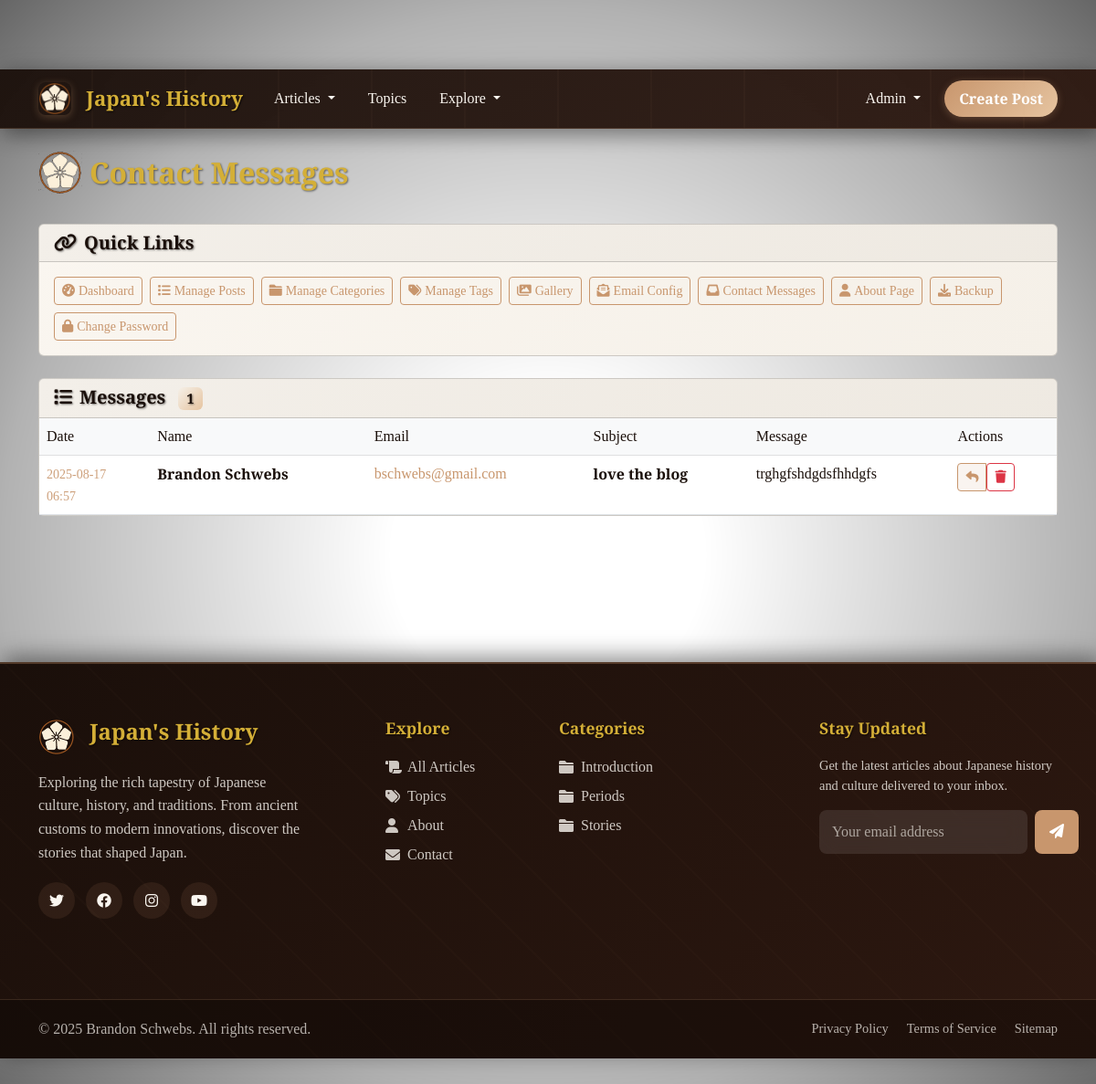
The page /admin/contact-messages (signed in) on the database as committed earlier.
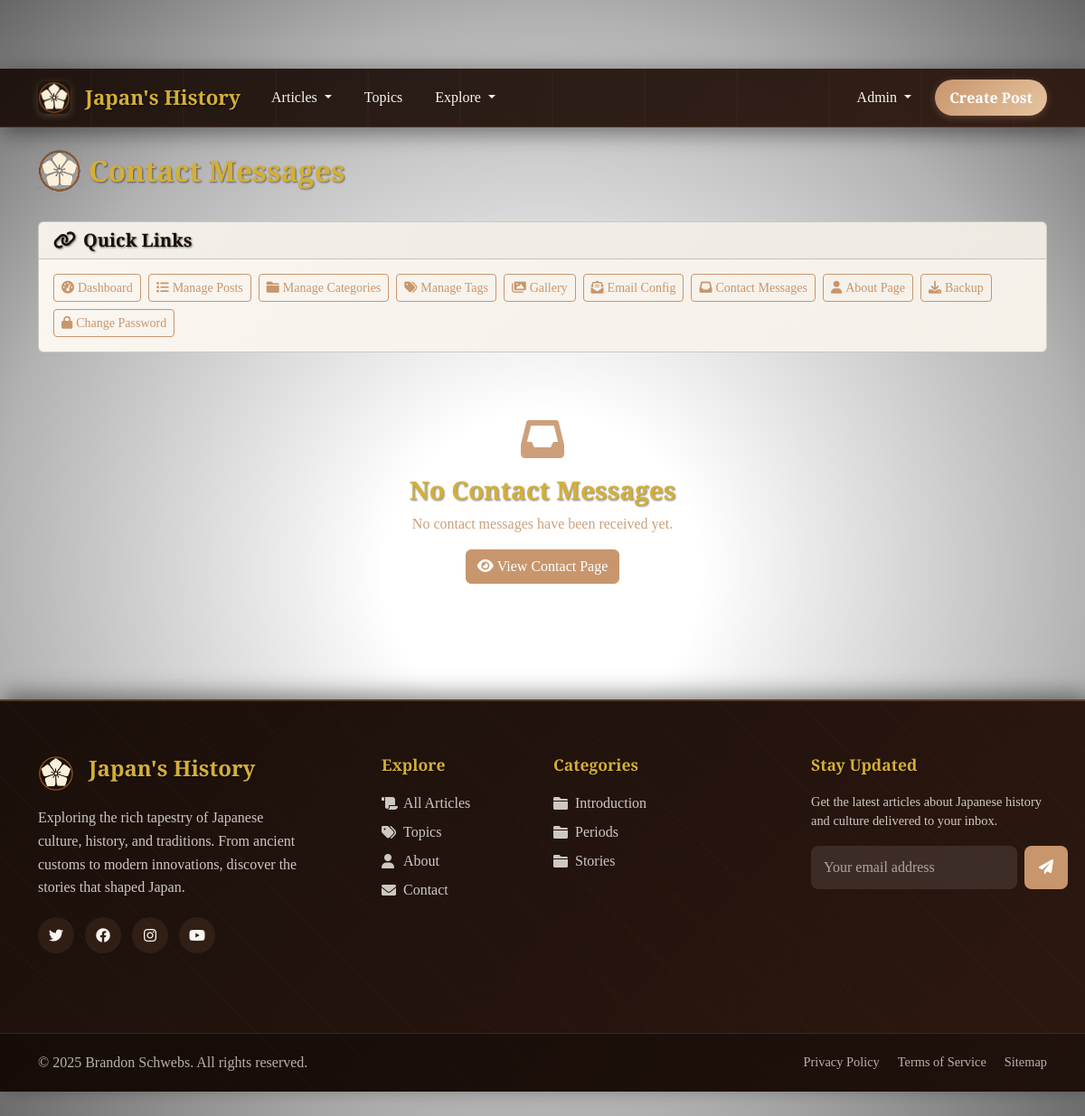
The same page on the database as committed later.
### tables this page shows
CREATE TABLE contact_messages (
                id INTEGER PRIMARY KEY AUTOINCREMENT,
                name TEXT NOT NULL,
                email TEXT NOT NULL,
                subject TEXT NOT NULL,
                message TEXT NOT NULL,
                created_at TIMESTAMP DEFAULT CURRENT_TIMESTAMP
            );

CREATE TABLE categories (
                id INTEGER PRIMARY KEY AUTOINCREMENT,
                name TEXT UNIQUE NOT NULL,
                slug TEXT UNIQUE NOT NULL,
                description TEXT,
                created_at TIMESTAMP DEFAULT CURRENT_TIMESTAMP
            );

### routes/admin.py (the view)
@admin.route('/admin/contact-messages')
@admin_required
def admin_contact_messages():
    messages = ContactModel.get_all_messages()
    delete_form = DeleteForm()
    return render_template('admin/contact_messages.html', messages=messages, delete_form=delete_form)

### forms.py
class DeleteForm(FlaskForm):
    submit = SubmitField('Delete')

class SearchForm(FlaskForm):
    query = StringField('Search', validators=[Length(max=200)], render_kw={"placeholder": "Search posts..."})
    submit = SubmitField('Search')

### models.py (called while the page is built)
def get_db():
    db = getattr(g, '_database', None)
    if db is None:
        db = g._database = sqlite3.connect(current_app.config['DATABASE'])
        db.row_factory = sqlite3.Row
    return db

    @staticmethod
    def get_introduction_post():
        db = get_db()
        return db.execute('''
            SELECT p.* FROM posts p
            JOIN categories c ON p.category_id = c.id
            WHERE c.slug = 'introduction'
            LIMIT 1
        ''').fetchone()

    @staticmethod
    def get_all_categories():
        db = get_db()
        return db.execute('''
            SELECT c.*, COUNT(p.id) as post_count
            FROM categories c
            LEFT JOIN posts p ON c.id = p.category_id
            GROUP BY c.id
            ORDER BY c.name
        ''').fetchall()

    @staticmethod
    def get_all_messages():
        db = get_db()
        return db.execute('SELECT * FROM contact_messages ORDER BY created_at DESC').fetchall()

### templates/admin/contact_messages.html (shortened to what the changed rows need)
{% extends "base.html" %}
{% block content %}
<div class="d-flex justify-content-between align-items-center mb-4">
    <h1 class="d-flex align-items-center" style="font-size: 2rem;"><img src="{{ url_for('static', filename='img/Japanese History Blog Logo - Styled.png') }}" alt="Japan's History Logo" class="me-2" style="height: 48px; width: 48px;">Contact Messages</h1>
</div>
{% if messages %}
<div class="card">
    <div class="card-header">
        <h5 class="mb-0">
            <i class="fas fa-list me-2"></i>Messages
            <span class="badge bg-primary ms-2">{{ messages|length }}</span>
        </h5>
    </div>
    <div class="card-body p-0">
        <div class="table-responsive">
            <table class="table table-hover mb-0">
                <thead class="table-light">
                    <tr>
                        <th>Date</th>
                        <th>Name</th>
                        <th>Email</th>
                        <th>Subject</th>
                        <th>Message</th>
                        <th>Actions</th>
                    </tr>
                </thead>
                <tbody>
                    {% for message in messages %}
                    <tr>
                        <td>
                            <small class="text-muted">
                                {{ message.created_at[:10] }}<br>
                                {{ message.created_at[11:16] }}
                            </small>
                        </td>
                        <td>
                            <strong>{{ message.name }}</strong>
                        </td>
                        <td>
                            <a href="mailto:{{ message.email }}" class="text-decoration-none">
                                {{ message.email }}
                            </a>
                        </td>
                        <td>
                            <strong>{{ message.subject }}</strong>
                        </td>
                        <td>
                            <div class="message-preview" style="max-width: 300px;">
                                {% if message.message|length > 100 %}
                                    <span id="preview-{{ message.id }}">
                                        {{ message.message[:100] }}...
                                        <a href="#" onclick="toggleMessage({{ message.id }}); return false;" class="text-primary small">show more</a>
                                    </span>
                                    <span id="full-{{ message.id }}" style="display: none;">
                                        {{ message.message }}
                                        <a href="#" onclick="toggleMessage({{ message.id }}); return false;" class="text-primary small">show less</a>
                                    </span>
                                {% else %}
                                    {{ message.message }}
                                {% endif %}
                            </div>
                        </td>
                        <td>
                            <div class="btn-group" role="group">
                                <a href="mailto:{{ message.email }}?subject=Re: {{ message.subject }}"
                                   class="btn btn-sm btn-outline-primary" title="Reply">
                                    <i class="fas fa-reply"></i>
                                </a>
                                <form method="POST" action="{{ url_for('admin.admin_delete_contact_message', message_id=message.id) }}"
                                      class="d-inline" onsubmit="return confirm('Are you sure you want to delete this message?');">
                                    <button type="submit" class="btn btn-sm btn-outline-danger" title="Delete">
                                        <i class="fas fa-trash"></i>
                                    </button>
                                </form>
                            </div>
                        </td>
                    </tr>
                    {% endfor %}
                </tbody>
            </table>
        </div>
    </div>
</div>
{% else %}
<div class="text-center py-5">
    <i class="fas fa-inbox fa-3x text-muted mb-3"></i>
    <h3>No Contact Messages</h3>
    <p class="text-muted">No contact messages have been received yet.</p>
    <a href="{{ url_for('main.contact') }}" class="btn btn-primary">
        <i class="fas fa-eye me-1"></i>View Contact Page
    </a>
</div>
{% endif %}
{% endblock %}

### templates/base.html (shortened to what the changed rows need)
<!DOCTYPE html>
<html lang="en">
<head>
    <link href="https://cdn.jsdelivr.net/npm/bootstrap@5.3.0/dist/css/bootstrap.min.css" rel="stylesheet">
    <link href="https://cdnjs.cloudflare.com/ajax/libs/font-awesome/6.0.0/css/all.min.css" rel="stylesheet">
    <link href="{{ url_for('static', filename='css/style.css') }}" rel="stylesheet">
</head>
<body>
    <main class="content-section">
        <div class="container mt-4">
            {% block content %}{% endblock %}
        </div>
    </main>
    <footer class="footer-enhanced">
        <div class="footer-main">
            <div class="container">
                <div class="row">
                    <div class="col-lg-3 col-md-6 mb-4">
                        <div class="footer-links">
                            <ul>
                                {% for category in categories[:5] %}
                                <li><a href="{{ url_for('main.articles_by_category', category_slug=category.slug) }}">
                                    <i class="fas fa-folder"></i>{{ category.name }}
                                </a></li>
                                {% endfor %}
                            </ul>
                        </div>
                    </div>
                </div>
            </div>
        </div>
    </footer>
    <link href="https://cdn.quilljs.com/1.3.7/quill.snow.css" rel="stylesheet">
</body>
</html>

Rows that differ between the two databases and show on the page:
removed contact_messages: created_at "2025-08-17", created_at "06:57", name "Brandon Schwebs", email "bschwebs@gmail.com", subject "love the blog", message "trghgfshdgdsfhhdgfs"
Other text that changed with them:
{{ messages|length }}: "1" → (not shown)
text no longer shown: "Messages Date Name Email Subject Message Actions"
text now shown: "No Contact Messages No contact messages have been received yet. View Contact Page"
